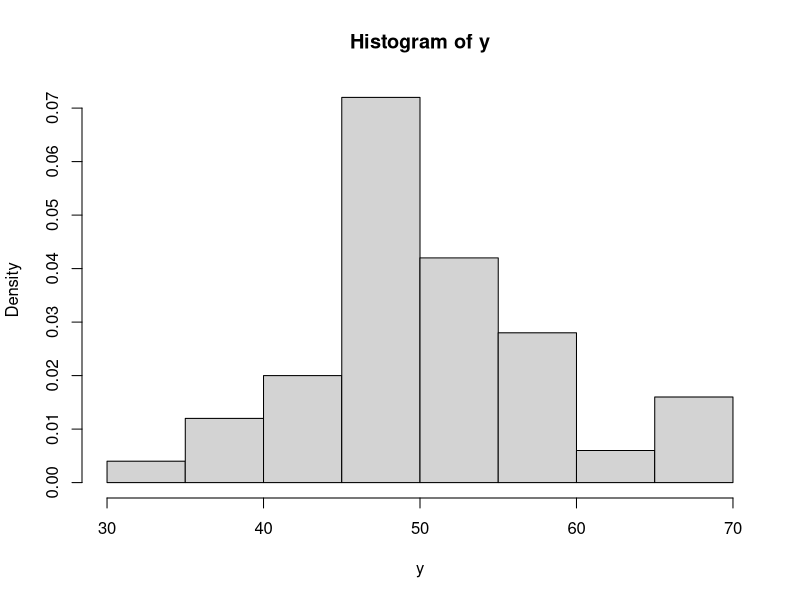

Write R code to recreate this figure.
#6a.
n <- 100
mean <- 50
sd <- 8
y <- rnorm(n, mean, sd)
hist(y, probability = TRUE)

set.seed(1)
n <- 100
mean <- 50
sd <- 8
rnorm(n, mean, sd)

z <- (n-mean)/sd
pnorm(z)